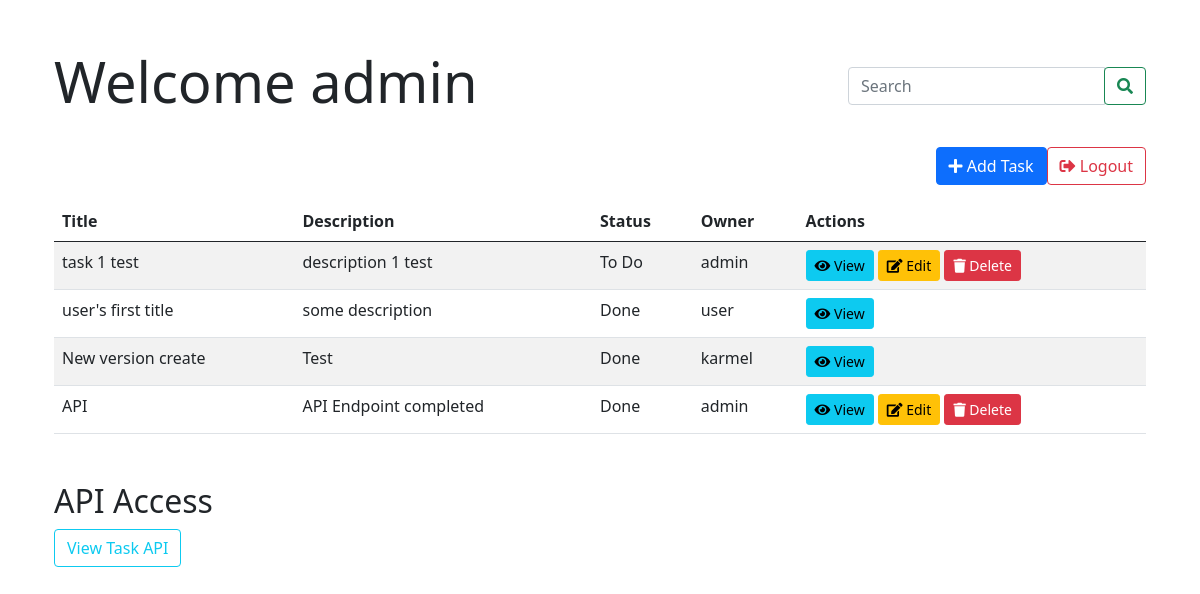
Page /tasks/ (signed in) on the committed database.
### mainApp/models.py (models this page shows, shortened)
class Task(models.Model):
    STATUS_CHOICES = [
        ('todo', 'To Do'),
        ('inprogress', 'In Progress'),
        ('done', 'Done'),
    ]
    owner = models.ForeignKey(User, on_delete=models.CASCADE)
    title = models.CharField(max_length=200)
    description = models.TextField()
    status = models.CharField(max_length=20, choices=STATUS_CHOICES, default='todo')
    created_at = models.DateTimeField(auto_now_add=True)
    updated_at = models.DateTimeField(auto_now=True)

### mainApp/views.py (the view)
# urls.py: path('tasks/', TaskListCreateView.as_view(), name='task-list-create'),
class TaskListCreateView(TaskBaseView):
    template_name = 'mainApp/task_list.html'
    def get(self, request):
        tasks = Task.objects.all().order_by('-created_at')
        search_query = request.GET.get('search', '')
        if search_query:
            tasks = tasks.filter(Q(title__icontains=search_query))
        else:
            tasks = Task.objects.all()
        return render(request, 'mainApp/task_list.html', {'tasks': tasks, 'search_query': search_query})

### home/context_processors.py (called while the page is built)
def settings(request):
    return {
        'settings': django_settings,
    }

### mainApp/templates/mainApp/task_list.html (shortened to what this page needs)
{% extends 'base_bootstrap.html' %}
{% load static %}
{% block content %}
  <div class="container mt-5">
    <div class="d-flex justify-content-between align-items-center mb-4">
      <h2 class="display-4">Welcome {{ user.username }}</h2>
      <form class="form-inline my-2 my-lg-0" method="get">
        <div class="input-group">
          <input class="form-control" type="search" placeholder="Search" aria-label="Search" name="search" value="{{ search_query }}" />
          <div class="input-group-append">
            <button class="btn btn-outline-success" type="submit"><i class="fas fa-search"></i></button>
          </div>
        </div>
      </form>
    </div>
    <div class="d-flex justify-content-end mb-3">
      <a href="{% url 'mainApp:task_create' %}" class="btn btn-primary mr-2"><i class="fas fa-plus"></i> Add Task</a>
      <form method="post" action="{% url 'logout' %}" class="form-inline">
        <button type="submit" class="btn btn-outline-danger"><i class="fas fa-sign-out-alt"></i> Logout</button>
      </form>
    </div>
    <table class="table table-hover table-striped">
      <thead class="thead-dark">
        <tr>
          <th>Title</th>
          <th>Description</th>
          <th>Status</th>
          <th>Owner</th>
          <th>Actions</th>
        </tr>
      </thead>
      <tbody>
        {% for task in tasks %}
          <tr>
            <td>{{ task.title }}</td>
            <td>{{ task.description }}</td>
            <td>{{ task.get_status_display }}</td>
            <td>{{ task.owner.username }}</td>
            <td>
              <a href="{% url 'mainApp:task_detail' task.id %}" class="btn btn-info btn-sm"><i class="fas fa-eye"></i> View</a>
              {% if task.owner == user %}
                <a href="{% url 'mainApp:task_update' task.id %}" class="btn btn-warning btn-sm"><i class="fas fa-edit"></i> Edit</a>
                <a href="{% url 'mainApp:task_delete' task.id %}" class="btn btn-danger btn-sm"><i class="fas fa-trash"></i> Delete</a>
              {% endif %}
            </td>
          </tr>
        {% endfor %}
      </tbody>
    </table>
    <h2 class="mt-5">API Access</h2>
    <a href="/api/tasks/" class="btn btn-outline-info">View Task API</a>
  </div>
{% endblock %}

### home/templates/base_bootstrap.html (shortened to what this page needs)
<!DOCTYPE html>
<html>
<head>
    <link rel="stylesheet" href="https://cdnjs.cloudflare.com/ajax/libs/font-awesome/6.0.0-beta3/css/all.min.css">
    <link href="https://cdn.jsdelivr.net/npm/bootstrap@5.0.2/dist/css/bootstrap.min.css" rel="stylesheet">
    <link rel="stylesheet" href="https://use.fontawesome.com/releases/v5.8.1/css/all.css">
    <link rel="stylesheet" href="https://use.fontawesome.com/releases/v5.8.1/css/v4-shims.css">
</head>
<body>
    <div class="container">
        {% block content %}{% endblock %}
    </div>
</body>
</html>

### rows in the picture
Task: title "task 1 test", description "description 1 test", status "To Do", owner.username "admin", shows "Edit"
Task: title "user's first title", description "some description", status "Done", owner.username "user"
Task: title "New version create", description "Test", status "Done", owner.username "karmel"
Task: title "API", description "API Endpoint completed", status "Done", owner.username "admin", shows "Edit"

### other values in the picture
{{ user.username }} "admin"
